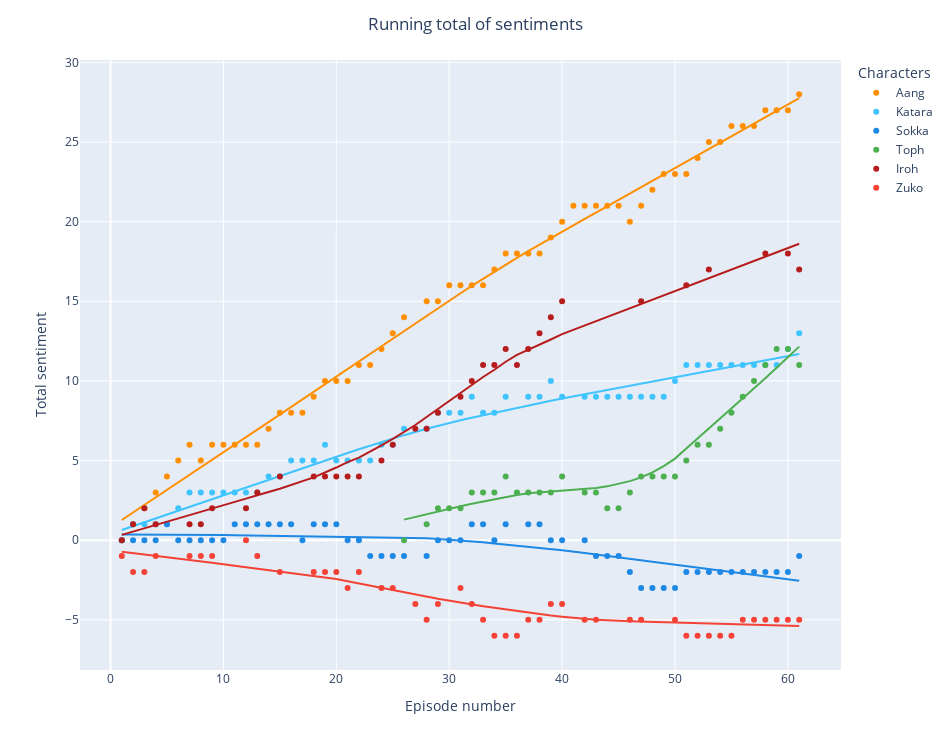

Notebook code cell kept with this figure:
### Code cell
# Plot running total of sentiment per character.
total_sentiment_fig = px.scatter(atla_total_sentiment_df_spacy_tokenizer, x = 'episode_num', y = 'total_sentiment', 
                                 color = 'character',
                                 color_discrete_sequence = legend_colors, 
                                 hover_data = ['episode_name'],
                                 trendline = 'lowess', 
                                 width = 950, height = 750)

# Customize titles.
total_sentiment_fig.update_layout(title = {'text': "Running total of sentiments",
                                           'x': 0.5,
                                           'xanchor': 'center'},
                                  xaxis_title = "Episode number",
                                  yaxis_title = "Total sentiment",
                                  legend_title = "Characters")
    
# Correct position of x points.
for scatter, trendline in zip(total_sentiment_fig.data[::2], total_sentiment_fig.data[1::2]):
    trendline['x'] = scatter['x'][np.logical_not(np.isnan(scatter['y']))]

total_sentiment_fig.show()

### Figure 1 — Plotly figure (JSON) as saved in the notebook; plotly's stock layout.template omitted (floating-point values rounded to 4 significant figures)
{"data": [{"customdata": [["The Boy in the Iceberg"], ["The Avatar Returns"], ["The Southern Air Temple"], ["The Warriors of Kyoshi"], ["The King of Omashu"], ["Imprisoned"], ["Winter Solstice, Part 1"], ["Winter Solstice, Part 2"], ["The Waterbending Scroll"], ["Jet (episode)"], ["The Great Divide"], ["The Storm"], ["The Blue Spirit"], ["The Fortuneteller"], ["Bato of the Water Tribe"], ["The Deserter"], ["The Northern Air Temple"], ["The Waterbending Master"], ["The Siege of the North, Part 1"], ["The Siege of the North, Part 2"], ["The Avatar State"], ["The Cave of Two Lovers"], ["Return to Omashu"], ["The Swamp"], ["Avatar Day"], ["The Blind Bandit"], ["Zuko Alone"], ["The Chase"], ["Bitter Work"], ["The Library"], ["The Desert"], ["The Serpent's Pass"], ["The Drill"], ["City of Walls and Secrets"], ["The Tales of Ba Sing Se"], ["Appa's Lost Days"], ["Lake Laogai (episode)"], ["The Earth King"], ["The Guru"], ["The Crossroads of Destiny"], ["Escape from the Spirit World"], ["The Awakening"], ["The Headband"], ["The Painted Lady"], ["Sokka's Master"], ["The Beach"], ["The Avatar and the Fire Lord"], ["The Runaway"], ["The Puppetmaster"], ["Nightmares and Daydreams"], ["The Day of Black Sun, Part 1"], ["The Day of Black Sun, Part 2"], ["The Western Air Temple"], ["The Firebending Masters"], ["The Boiling Rock, Part 1"], ["The Boiling Rock, Part 2"], ["The Southern Raiders"], ["The Ember Island Players"], ["Sozin's Comet, Part 1"], ["Sozin's Comet, Part 2"], ["Sozin's Comet, Part 3"]], "hovertemplate": "character=Aang<br>episode_num=%{x}<br>total_sentiment=%{y}<br>episode_name=%{customdata[0]}<extra></extra>", "legendgroup": "Aang", "marker": {"color": "#FF8F00", "symbol": "circle"}, "mode": "markers", "name": "Aang", "orientation": "v", "showlegend": true, "type": "scatter", "x": [1, 2, 3, 4, 5, 6, 7, 8, 9, 10, 11, 12, 13, 14, 15, 16, 17, 18, 19, 20, 21, 22, 23, 24, 25, 26, 27, 28, 29, 30, 31, 32, 33, 34, 35, 36, 37, 38, 39, 40, 41, 42, 43, 44, 45, 46, 47, 48, 49, 50, 51, 52, 53, 54, 55, 56, 57, 58, 59, 60, 61], "xaxis": "x", "y": [0, 1, 2, 3, 4, 5, 6, 5, 6, 6, 6, 6, 6, 7, 8, 8, 8, 9, 10, 10, 10, 11, 11, 12, 13, 14, null, 15, 15, 16, 16, 16, 16, 17, 18, 18, 18, 18, 19, 20, 21, 21, 21, 21, 21, 20, 21, 22, 23, 23, 23, 24, 25, 25, 26, 26, 26, 27, 27, 27, 28], "yaxis": "y"}, {"hovertemplate": "<b>LOWESS trendline</b><br><br>character=Aang<br>episode_num=%{x}<br>total_sentiment=%{y} <b>(trend)</b><extra></extra>", "legendgroup": "Aang", "marker": {"color": "#FF8F00", "symbol": "circle"}, "mode": "lines", "name": "Aang", "showlegend": false, "type": "scatter", "x": [1, 2, 3, 4, 5, 6, 7, 8, 9, 10, 11, 12, 13, 14, 15, 16, 17, 18, 19, 20, 21, 22, 23, 24, 25, 26, 28, 29, 30, 31, 32, 33, 34, 35, 36, 37, 38, 39, 40, 41, 42, 43, 44, 45, 46, 47, 48, 49, 50, 51, 52, 53, 54, 55, 56, 57, 58, 59, 60, 61], "xaxis": "x", "y": [1.265, 1.734, 2.203, 2.672, 3.142, 3.613, 4.084, 4.557, 5.031, 5.507, 5.983, 6.461, 6.939, 7.417, 7.896, 8.374, 8.85, 9.324, 9.793, 10.26, 10.73, 11.21, 11.68, 12.16, 12.64, 13.12, 14.08, 14.56, 15.04, 15.51, 15.97, 16.42, 16.87, 17.3, 17.73, 18.15, 18.56, 18.97, 19.37, 19.77, 20.17, 20.57, 20.98, 21.38, 21.78, 22.18, 22.57, 22.97, 23.37, 23.77, 24.16, 24.56, 24.96, 25.36, 25.76, 26.15, 26.55, 26.95, 27.35, 27.76], "yaxis": "y"}, {"customdata": [["The Boy in the Iceberg"], ["The Avatar Returns"], ["The Southern Air Temple"], ["The Warriors of Kyoshi"], ["The King of Omashu"], ["Imprisoned"], ["Winter Solstice, Part 1"], ["Winter Solstice, Part 2"], ["The Waterbending Scroll"], ["Jet (episode)"], ["The Great Divide"], ["The Storm"], ["The Blue Spirit"], ["The Fortuneteller"], ["Bato of the Water Tribe"], ["The Deserter"], ["The Northern Air Temple"], ["The Waterbending Master"], ["The Siege of the North, Part 1"], ["The Siege of the North, Part 2"], ["The Avatar State"], ["The Cave of Two Lovers"], ["Return to Omashu"], ["The Swamp"], ["Avatar Day"], ["The Blind Bandit"], ["Zuko Alone"], ["The Chase"], ["Bitter Work"], ["The Library"], ["The Desert"], ["The Serpent's Pass"], ["The Drill"], ["City of Walls and Secrets"], ["The Tales of Ba Sing Se"], ["Appa's Lost Days"], ["Lake Laogai (episode)"], ["The Earth King"], ["The Guru"], ["The Crossroads of Destiny"], ["Escape from the Spirit World"], ["The Awakening"], ["The Headband"], ["The Painted Lady"], ["Sokka's Master"], ["The Beach"], ["The Avatar and the Fire Lord"], ["The Runaway"], ["The Puppetmaster"], ["Nightmares and Daydreams"], ["The Day of Black Sun, Part 1"], ["The Day of Black Sun, Part 2"], ["The Western Air Temple"], ["The Firebending Masters"], ["The Boiling Rock, Part 1"], ["The Boiling Rock, Part 2"], ["The Southern Raiders"], ["The Ember Island Players"], ["Sozin's Comet, Part 1"], ["Sozin's Comet, Part 2"], ["Sozin's Comet, Part 3"]], "hovertemplate": "character=Katara<br>episode_num=%{x}<br>total_sentiment=%{y}<br>episode_name=%{customdata[0]}<extra></extra>", "legendgroup": "Katara", "marker": {"color": "#40C4FF", "symbol": "circle"}, "mode": "markers", "name": "Katara", "orientation": "v", "showlegend": true, "type": "scatter", "x": [1, 2, 3, 4, 5, 6, 7, 8, 9, 10, 11, 12, 13, 14, 15, 16, 17, 18, 19, 20, 21, 22, 23, 24, 25, 26, 27, 28, 29, 30, 31, 32, 33, 34, 35, 36, 37, 38, 39, 40, 41, 42, 43, 44, 45, 46, 47, 48, 49, 50, 51, 52, 53, 54, 55, 56, 57, 58, 59, 60, 61], "xaxis": "x", "y": [0, 1, 1, 1, 1, 2, 3, 3, 3, 3, 3, 3, 3, 4, 4, 5, 5, 5, 6, 5, 5, 5, 5, 6, 6, 7, null, 7, 8, 8, 8, 9, 8, 8, 9, null, 9, 9, 10, 9, null, 9, 9, 9, 9, 9, 9, 9, 9, 10, 11, 11, 11, 11, 11, 11, 11, 11, 11, 12, 13], "yaxis": "y"}, {"hovertemplate": "<b>LOWESS trendline</b><br><br>character=Katara<br>episode_num=%{x}<br>total_sentiment=%{y} <b>(trend)</b><extra></extra>", "legendgroup": "Katara", "marker": {"color": "#40C4FF", "symbol": "circle"}, "mode": "lines", "name": "Katara", "showlegend": false, "type": "scatter", "x": [1, 2, 3, 4, 5, 6, 7, 8, 9, 10, 11, 12, 13, 14, 15, 16, 17, 18, 19, 20, 21, 22, 23, 24, 25, 26, 28, 29, 30, 31, 32, 33, 34, 35, 37, 38, 39, 40, 42, 43, 44, 45, 46, 47, 48, 49, 50, 51, 52, 53, 54, 55, 56, 57, 58, 59, 60, 61], "xaxis": "x", "y": [0.6416, 0.8861, 1.13, 1.374, 1.617, 1.86, 2.102, 2.345, 2.587, 2.829, 3.072, 3.314, 3.557, 3.799, 4.042, 4.284, 4.526, 4.767, 5.008, 5.245, 5.479, 5.711, 5.938, 6.162, 6.382, 6.594, 6.996, 7.183, 7.36, 7.529, 7.691, 7.848, 8.002, 8.155, 8.46, 8.61, 8.756, 8.898, 9.163, 9.294, 9.425, 9.555, 9.685, 9.815, 9.944, 10.07, 10.2, 10.34, 10.47, 10.6, 10.73, 10.87, 11.0, 11.14, 11.27, 11.41, 11.55, 11.69], "yaxis": "y"}, {"customdata": [["The Boy in the Iceberg"], ["The Avatar Returns"], ["The Southern Air Temple"], ["The Warriors of Kyoshi"], ["The King of Omashu"], ["Imprisoned"], ["Winter Solstice, Part 1"], ["Winter Solstice, Part 2"], ["The Waterbending Scroll"], ["Jet (episode)"], ["The Great Divide"], ["The Storm"], ["The Blue Spirit"], ["The Fortuneteller"], ["Bato of the Water Tribe"], ["The Deserter"], ["The Northern Air Temple"], ["The Waterbending Master"], ["The Siege of the North, Part 1"], ["The Siege of the North, Part 2"], ["The Avatar State"], ["The Cave of Two Lovers"], ["Return to Omashu"], ["The Swamp"], ["Avatar Day"], ["The Blind Bandit"], ["Zuko Alone"], ["The Chase"], ["Bitter Work"], ["The Library"], ["The Desert"], ["The Serpent's Pass"], ["The Drill"], ["City of Walls and Secrets"], ["The Tales of Ba Sing Se"], ["Appa's Lost Days"], ["Lake Laogai (episode)"], ["The Earth King"], ["The Guru"], ["The Crossroads of Destiny"], ["Escape from the Spirit World"], ["The Awakening"], ["The Headband"], ["The Painted Lady"], ["Sokka's Master"], ["The Beach"], ["The Avatar and the Fire Lord"], ["The Runaway"], ["The Puppetmaster"], ["Nightmares and Daydreams"], ["The Day of Black Sun, Part 1"], ["The Day of Black Sun, Part 2"], ["The Western Air Temple"], ["The Firebending Masters"], ["The Boiling Rock, Part 1"], ["The Boiling Rock, Part 2"], ["The Southern Raiders"], ["The Ember Island Players"], ["Sozin's Comet, Part 1"], ["Sozin's Comet, Part 2"], ["Sozin's Comet, Part 3"]], "hovertemplate": "character=Sokka<br>episode_num=%{x}<br>total_sentiment=%{y}<br>episode_name=%{customdata[0]}<extra></extra>", "legendgroup": "Sokka", "marker": {"color": "#1E88E5", "symbol": "circle"}, "mode": "markers", "name": "Sokka", "orientation": "v", "showlegend": true, "type": "scatter", "x": [1, 2, 3, 4, 5, 6, 7, 8, 9, 10, 11, 12, 13, 14, 15, 16, 17, 18, 19, 20, 21, 22, 23, 24, 25, 26, 27, 28, 29, 30, 31, 32, 33, 34, 35, 36, 37, 38, 39, 40, 41, 42, 43, 44, 45, 46, 47, 48, 49, 50, 51, 52, 53, 54, 55, 56, 57, 58, 59, 60, 61], "xaxis": "x", "y": [0, 0, 0, 0, 1, 0, 0, 0, 0, 0, 1, 1, 1, 1, 1, 1, 0, 1, 1, 1, 0, 0, -1, -1, -1, -1, null, -1, 0, 0, 0, 1, 1, 0, 1, null, 1, 1, 0, 0, null, 0, -1, -1, -1, -2, -3, -3, -3, -3, -2, -2, -2, -2, -2, -2, -2, -2, -2, -2, -1], "yaxis": "y"}, {"hovertemplate": "<b>LOWESS trendline</b><br><br>character=Sokka<br>episode_num=%{x}<br>total_sentiment=%{y} <b>(trend)</b><extra></extra>", "legendgroup": "Sokka", "marker": {"color": "#1E88E5", "symbol": "circle"}, "mode": "lines", "name": "Sokka", "showlegend": false, "type": "scatter", "x": [1, 2, 3, 4, 5, 6, 7, 8, 9, 10, 11, 12, 13, 14, 15, 16, 17, 18, 19, 20, 21, 22, 23, 24, 25, 26, 28, 29, 30, 31, 32, 33, 34, 35, 37, 38, 39, 40, 42, 43, 44, 45, 46, 47, 48, 49, 50, 51, 52, 53, 54, 55, 56, 57, 58, 59, 60, 61], "xaxis": "x", "y": [0.3502, 0.3516, 0.3518, 0.3507, 0.3484, 0.3449, 0.3401, 0.3343, 0.3274, 0.3195, 0.3109, 0.3017, 0.2923, 0.2828, 0.2735, 0.2648, 0.2566, 0.2491, 0.2418, 0.2327, 0.2262, 0.2202, 0.2136, 0.205, 0.1929, 0.1755, 0.12, 0.08066, 0.03438, -0.01776, -0.07491, -0.1363, -0.2012, -0.2688, -0.4092, -0.4807, -0.5535, -0.6288, -0.8071, -0.899, -0.9886, -1.078, -1.168, -1.259, -1.351, -1.444, -1.538, -1.632, -1.727, -1.821, -1.915, -2.009, -2.102, -2.193, -2.284, -2.373, -2.46, -2.547], "yaxis": "y"}, {"customdata": [["The Boy in the Iceberg"], ["The Avatar Returns"], ["The Southern Air Temple"], ["The Warriors of Kyoshi"], ["The King of Omashu"], ["Imprisoned"], ["Winter Solstice, Part 1"], ["Winter Solstice, Part 2"], ["The Waterbending Scroll"], ["Jet (episode)"], ["The Great Divide"], ["The Storm"], ["The Blue Spirit"], ["The Fortuneteller"], ["Bato of the Water Tribe"], ["The Deserter"], ["The Northern Air Temple"], ["The Waterbending Master"], ["The Siege of the North, Part 1"], ["The Siege of the North, Part 2"], ["The Avatar State"], ["The Cave of Two Lovers"], ["Return to Omashu"], ["The Swamp"], ["Avatar Day"], ["The Blind Bandit"], ["Zuko Alone"], ["The Chase"], ["Bitter Work"], ["The Library"], ["The Desert"], ["The Serpent's Pass"], ["The Drill"], ["City of Walls and Secrets"], ["The Tales of Ba Sing Se"], ["Appa's Lost Days"], ["Lake Laogai (episode)"], ["The Earth King"], ["The Guru"], ["The Crossroads of Destiny"], ["Escape from the Spirit World"], ["The Awakening"], ["The Headband"], ["The Painted Lady"], ["Sokka's Master"], ["The Beach"], ["The Avatar and the Fire Lord"], ["The Runaway"], ["The Puppetmaster"], ["Nightmares and Daydreams"], ["The Day of Black Sun, Part 1"], ["The Day of Black Sun, Part 2"], ["The Western Air Temple"], ["The Firebending Masters"], ["The Boiling Rock, Part 1"], ["The Boiling Rock, Part 2"], ["The Southern Raiders"], ["The Ember Island Players"], ["Sozin's Comet, Part 1"], ["Sozin's Comet, Part 2"], ["Sozin's Comet, Part 3"]], "hovertemplate": "character=Toph<br>episode_num=%{x}<br>total_sentiment=%{y}<br>episode_name=%{customdata[0]}<extra></extra>", "legendgroup": "Toph", "marker": {"color": "#4CAF50", "symbol": "circle"}, "mode": "markers", "name": "Toph", "orientation": "v", "showlegend": true, "type": "scatter", "x": [1, 2, 3, 4, 5, 6, 7, 8, 9, 10, 11, 12, 13, 14, 15, 16, 17, 18, 19, 20, 21, 22, 23, 24, 25, 26, 27, 28, 29, 30, 31, 32, 33, 34, 35, 36, 37, 38, 39, 40, 41, 42, 43, 44, 45, 46, 47, 48, 49, 50, 51, 52, 53, 54, 55, 56, 57, 58, 59, 60, 61], "xaxis": "x", "y": [null, null, null, null, null, null, null, null, null, null, null, null, null, null, null, null, null, null, null, null, null, null, null, null, null, 0, null, 1, 2, 2, 2, 3, 3, 3, 4, 3, 3, 3, 3, 4, null, 3, 3, 2, 2, 3, 4, 4, 4, 4, 5, 6, 6, 7, 8, 9, 10, 11, 12, 12, 11], "yaxis": "y"}, {"hovertemplate": "<b>LOWESS trendline</b><br><br>character=Toph<br>episode_num=%{x}<br>total_sentiment=%{y} <b>(trend)</b><extra></extra>", "legendgroup": "Toph", "marker": {"color": "#4CAF50", "symbol": "circle"}, "mode": "lines", "name": "Toph", "showlegend": false, "type": "scatter", "x": [26, 28, 29, 30, 31, 32, 33, 34, 35, 36, 37, 38, 39, 40, 42, 43, 44, 45, 46, 47, 48, 49, 50, 51, 52, 53, 54, 55, 56, 57, 58, 59, 60, 61], "xaxis": "x", "y": [1.29, 1.646, 1.814, 1.977, 2.134, 2.285, 2.432, 2.574, 2.709, 2.835, 2.944, 2.996, 3.055, 3.091, 3.19, 3.27, 3.38, 3.523, 3.708, 3.946, 4.254, 4.646, 5.123, 5.751, 6.379, 7.002, 7.625, 8.253, 8.886, 9.526, 10.17, 10.83, 11.49, 12.15], "yaxis": "y"}, {"customdata": [["The Boy in the Iceberg"], ["The Avatar Returns"], ["The Southern Air Temple"], ["The Warriors of Kyoshi"], ["The King of Omashu"], ["Imprisoned"], ["Winter Solstice, Part 1"], ["Winter Solstice, Part 2"], ["The Waterbending Scroll"], ["Jet (episode)"], ["The Great Divide"], ["The Storm"], ["The Blue Spirit"], ["The Fortuneteller"], ["Bato of the Water Tribe"], ["The Deserter"], ["The Northern Air Temple"], ["The Waterbending Master"], ["The Siege of the North, Part 1"], ["The Siege of the North, Part 2"], ["The Avatar State"], ["The Cave of Two Lovers"], ["Return to Omashu"], ["The Swamp"], ["Avatar Day"], ["The Blind Bandit"], ["Zuko Alone"], ["The Chase"], ["Bitter Work"], ["The Library"], ["The Desert"], ["The Serpent's Pass"], ["The Drill"], ["City of Walls and Secrets"], ["The Tales of Ba Sing Se"], ["Appa's Lost Days"], ["Lake Laogai (episode)"], ["The Earth King"], ["The Guru"], ["The Crossroads of Destiny"], ["Escape from the Spirit World"], ["The Awakening"], ["The Headband"], ["The Painted Lady"], ["Sokka's Master"], ["The Beach"], ["The Avatar and the Fire Lord"], ["The Runaway"], ["The Puppetmaster"], ["Nightmares and Daydreams"], ["The Day of Black Sun, Part 1"], ["The Day of Black Sun, Part 2"], ["The Western Air Temple"], ["The Firebending Masters"], ["The Boiling Rock, Part 1"], ["The Boiling Rock, Part 2"], ["The Southern Raiders"], ["The Ember Island Players"], ["Sozin's Comet, Part 1"], ["Sozin's Comet, Part 2"], ["Sozin's Comet, Part 3"]], "hovertemplate": "character=Iroh<br>episode_num=%{x}<br>total_sentiment=%{y}<br>episode_name=%{customdata[0]}<extra></extra>", "legendgroup": "Iroh", "marker": {"color": "#B71C1C", "symbol": "circle"}, "mode": "markers", "name": "Iroh", "orientation": "v", "showlegend": true, "type": "scatter", "x": [1, 2, 3, 4, 5, 6, 7, 8, 9, 10, 11, 12, 13, 14, 15, 16, 17, 18, 19, 20, 21, 22, 23, 24, 25, 26, 27, 28, 29, 30, 31, 32, 33, 34, 35, 36, 37, 38, 39, 40, 41, 42, 43, 44, 45, 46, 47, 48, 49, 50, 51, 52, 53, 54, 55, 56, 57, 58, 59, 60, 61], "xaxis": "x", "y": [0, 1, 2, 1, null, null, 1, 1, 2, null, null, 2, 3, null, 4, null, null, 4, 4, 4, 4, 4, null, 5, 6, null, 7, 7, 8, null, 9, 10, 11, 11, 12, 11, 12, 13, 14, 15, null, null, null, null, null, null, 15, null, null, null, 16, null, 17, null, null, null, null, 18, null, 18, 17], "yaxis": "y"}, {"hovertemplate": "<b>LOWESS trendline</b><br><br>character=Iroh<br>episode_num=%{x}<br>total_sentiment=%{y} <b>(trend)</b><extra></extra>", "legendgroup": "Iroh", "marker": {"color": "#B71C1C", "symbol": "circle"}, "mode": "lines", "name": "Iroh", "showlegend": false, "type": "scatter", "x": [1, 2, 3, 4, 7, 8, 9, 12, 13, 15, 18, 19, 20, 21, 22, 24, 25, 27, 28, 29, 31, 32, 33, 34, 35, 36, 37, 38, 39, 40, 47, 51, 53, 58, 60, 61], "xaxis": "x", "y": [0.3344, 0.537, 0.7408, 0.9457, 1.566, 1.774, 1.983, 2.609, 2.818, 3.233, 3.941, 4.242, 4.562, 4.899, 5.188, 5.949, 6.356, 7.231, 7.734, 8.242, 9.247, 9.741, 10.25, 10.7, 11.2, 11.63, 11.95, 12.25, 12.6, 12.94, 14.82, 15.91, 16.46, 17.81, 18.35, 18.61], "yaxis": "y"}, {"customdata": [["The Boy in the Iceberg"], ["The Avatar Returns"], ["The Southern Air Temple"], ["The Warriors of Kyoshi"], ["The King of Omashu"], ["Imprisoned"], ["Winter Solstice, Part 1"], ["Winter Solstice, Part 2"], ["The Waterbending Scroll"], ["Jet (episode)"], ["The Great Divide"], ["The Storm"], ["The Blue Spirit"], ["The Fortuneteller"], ["Bato of the Water Tribe"], ["The Deserter"], ["The Northern Air Temple"], ["The Waterbending Master"], ["The Siege of the North, Part 1"], ["The Siege of the North, Part 2"], ["The Avatar State"], ["The Cave of Two Lovers"], ["Return to Omashu"], ["The Swamp"], ["Avatar Day"], ["The Blind Bandit"], ["Zuko Alone"], ["The Chase"], ["Bitter Work"], ["The Library"], ["The Desert"], ["The Serpent's Pass"], ["The Drill"], ["City of Walls and Secrets"], ["The Tales of Ba Sing Se"], ["Appa's Lost Days"], ["Lake Laogai (episode)"], ["The Earth King"], ["The Guru"], ["The Crossroads of Destiny"], ["Escape from the Spirit World"], ["The Awakening"], ["The Headband"], ["The Painted Lady"], ["Sokka's Master"], ["The Beach"], ["The Avatar and the Fire Lord"], ["The Runaway"], ["The Puppetmaster"], ["Nightmares and Daydreams"], ["The Day of Black Sun, Part 1"], ["The Day of Black Sun, Part 2"], ["The Western Air Temple"], ["The Firebending Masters"], ["The Boiling Rock, Part 1"], ["The Boiling Rock, Part 2"], ["The Southern Raiders"], ["The Ember Island Players"], ["Sozin's Comet, Part 1"], ["Sozin's Comet, Part 2"], ["Sozin's Comet, Part 3"]], "hovertemplate": "character=Zuko<br>episode_num=%{x}<br>total_sentiment=%{y}<br>episode_name=%{customdata[0]}<extra></extra>", "legendgroup": "Zuko", "marker": {"color": "#F44336", "symbol": "circle"}, "mode": "markers", "name": "Zuko", "orientation": "v", "showlegend": true, "type": "scatter", "x": [1, 2, 3, 4, 5, 6, 7, 8, 9, 10, 11, 12, 13, 14, 15, 16, 17, 18, 19, 20, 21, 22, 23, 24, 25, 26, 27, 28, 29, 30, 31, 32, 33, 34, 35, 36, 37, 38, 39, 40, 41, 42, 43, 44, 45, 46, 47, 48, 49, 50, 51, 52, 53, 54, 55, 56, 57, 58, 59, 60, 61], "xaxis": "x", "y": [-1, -2, -2, -1, null, null, -1, -1, -1, null, null, 0, -1, null, -2, null, null, -2, -2, -2, -3, -2, null, -3, -3, null, -4, -5, -4, null, -3, -4, -5, -6, -6, -6, -5, -5, -4, -4, null, -5, -5, null, null, -5, -5, null, null, -5, -6, -6, -6, -6, -6, -5, -5, -5, -5, -5, -5], "yaxis": "y"}, {"hovertemplate": "<b>LOWESS trendline</b><br><br>character=Zuko<br>episode_num=%{x}<br>total_sentiment=%{y} <b>(trend)</b><extra></extra>", "legendgroup": "Zuko", "marker": {"color": "#F44336", "symbol": "circle"}, "mode": "lines", "name": "Zuko", "showlegend": false, "type": "scatter", "x": [1, 2, 3, 4, 7, 8, 9, 12, 13, 15, 18, 19, 20, 21, 22, 24, 25, 27, 28, 29, 31, 32, 33, 34, 35, 36, 37, 38, 39, 40, 42, 43, 46, 47, 50, 51, 52, 53, 54, 55, 56, 57, 58, 59, 60, 61], "xaxis": "x", "y": [-0.7309, -0.8125, -0.8956, -0.9803, -1.242, -1.332, -1.423, -1.698, -1.79, -1.975, -2.249, -2.341, -2.442, -2.578, -2.72, -3.006, -3.145, -3.429, -3.545, -3.671, -3.907, -4.038, -4.145, -4.248, -4.349, -4.467, -4.558, -4.645, -4.728, -4.804, -4.941, -4.996, -5.082, -5.104, -5.169, -5.191, -5.213, -5.235, -5.257, -5.279, -5.3, -5.321, -5.34, -5.359, -5.376, -5.392], "yaxis": "y"}], "layout": {"height": 750, "legend": {"title": {"text": "Characters"}, "tracegroupgap": 0}, "margin": {"t": 60}, "title": {"text": "Running total of sentiments", "x": 0.5, "xanchor": "center"}, "width": 950, "xaxis": {"anchor": "y", "domain": [0, 1], "title": {"text": "Episode number"}}, "yaxis": {"anchor": "x", "domain": [0, 1], "title": {"text": "Total sentiment"}}}}
